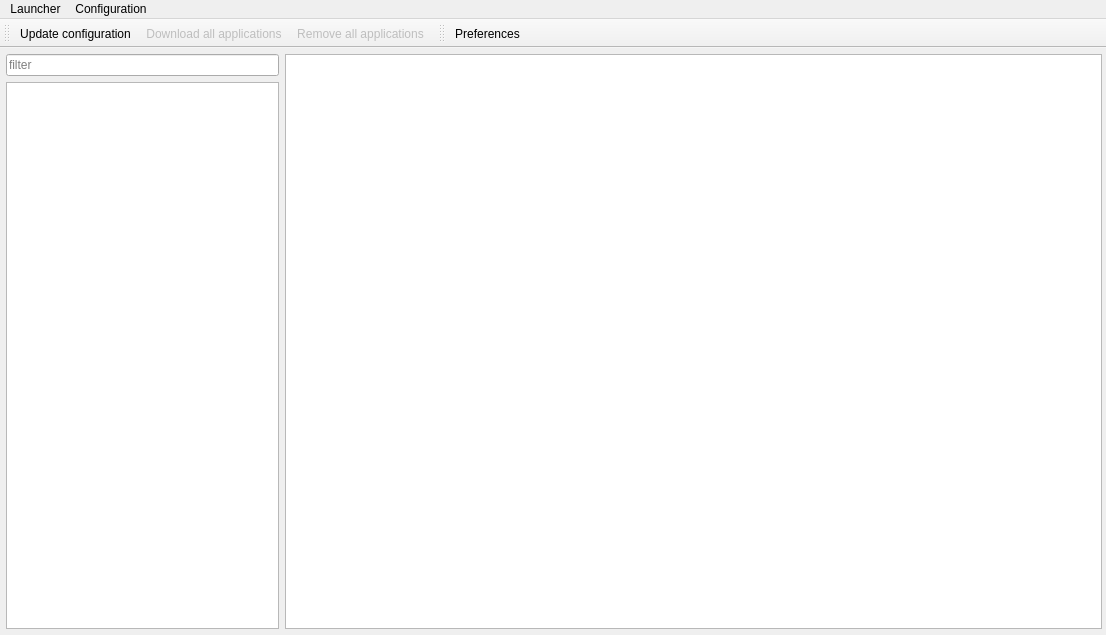
<?xml version="1.0" encoding="UTF-8"?>
<ui version="4.0">
 <class>MainWindow</class>
 <widget class="QMainWindow" name="MainWindow">
  <property name="geometry">
   <rect>
    <x>0</x>
    <y>0</y>
    <width>1106</width>
    <height>635</height>
   </rect>
  </property>
  <property name="minimumSize">
   <size>
    <width>550</width>
    <height>250</height>
   </size>
  </property>
  <property name="windowTitle">
   <string>MainWindow</string>
  </property>
  <property name="windowIcon">
   <iconset resource="icons.qrc">
    <normaloff>:/Icons/launcher.png</normaloff>:/Icons/launcher.png</iconset>
  </property>
  <widget class="QWidget" name="centralWidget">
   <layout class="QGridLayout" name="gridLayout" columnstretch="1,3">
    <property name="leftMargin">
     <number>6</number>
    </property>
    <property name="topMargin">
     <number>6</number>
    </property>
    <property name="rightMargin">
     <number>4</number>
    </property>
    <property name="bottomMargin">
     <number>6</number>
    </property>
    <item row="0" column="1" rowspan="3">
     <widget class="QStackedWidget" name="stackedWidget">
      <property name="currentIndex">
       <number>0</number>
      </property>
      <widget class="QWidget" name="page">
       <layout class="QHBoxLayout" name="horizontalLayout_2">
        <property name="leftMargin">
         <number>0</number>
        </property>
        <property name="topMargin">
         <number>0</number>
        </property>
        <property name="rightMargin">
         <number>0</number>
        </property>
        <property name="bottomMargin">
         <number>0</number>
        </property>
        <item>
         <widget class="QTextBrowser" name="textBrowser">
          <property name="focusPolicy">
           <enum>Qt::NoFocus</enum>
          </property>
          <property name="acceptRichText">
           <bool>false</bool>
          </property>
          <property name="openLinks">
           <bool>false</bool>
          </property>
         </widget>
        </item>
       </layout>
      </widget>
      <widget class="QWidget" name="page_2">
       <layout class="QHBoxLayout" name="horizontalLayout_3">
        <property name="leftMargin">
         <number>0</number>
        </property>
        <property name="topMargin">
         <number>0</number>
        </property>
        <property name="rightMargin">
         <number>0</number>
        </property>
        <property name="bottomMargin">
         <number>0</number>
        </property>
        <item>
         <widget class="QTableWidget" name="tableWidget">
          <property name="focusPolicy">
           <enum>Qt::NoFocus</enum>
          </property>
          <property name="styleSheet">
           <string notr="true">QComboBox {margin-top: 7px; margin-bottom: 7px; padding-left: 5px;}
QLabel {padding-left: 4px;padding-right: 4px;}</string>
          </property>
          <property name="editTriggers">
           <set>QAbstractItemView::NoEditTriggers</set>
          </property>
          <property name="tabKeyNavigation">
           <bool>false</bool>
          </property>
          <property name="selectionMode">
           <enum>QAbstractItemView::NoSelection</enum>
          </property>
          <property name="selectionBehavior">
           <enum>QAbstractItemView::SelectRows</enum>
          </property>
          <property name="cornerButtonEnabled">
           <bool>false</bool>
          </property>
          <attribute name="horizontalHeaderHighlightSections">
           <bool>false</bool>
          </attribute>
          <attribute name="verticalHeaderVisible">
           <bool>false</bool>
          </attribute>
          <attribute name="verticalHeaderHighlightSections">
           <bool>false</bool>
          </attribute>
          <attribute name="verticalHeaderMinimumSectionSize">
           <number>16</number>
          </attribute>
          <column>
           <property name="text">
            <string>Application</string>
           </property>
          </column>
          <column>
           <property name="text">
            <string>Installed Version</string>
           </property>
          </column>
          <column>
           <property name="text">
            <string>Avalible Version</string>
           </property>
          </column>
          <column>
           <property name="text">
            <string/>
           </property>
          </column>
         </widget>
        </item>
       </layout>
      </widget>
     </widget>
    </item>
    <item row="1" column="0" rowspan="2">
     <widget class="QListView" name="listView">
      <property name="focusPolicy">
       <enum>Qt::NoFocus</enum>
      </property>
      <property name="editTriggers">
       <set>QAbstractItemView::NoEditTriggers</set>
      </property>
      <property name="selectionBehavior">
       <enum>QAbstractItemView::SelectRows</enum>
      </property>
      <property name="iconSize">
       <size>
        <width>32</width>
        <height>32</height>
       </size>
      </property>
      <property name="resizeMode">
       <enum>QListView::Fixed</enum>
      </property>
     </widget>
    </item>
    <item row="0" column="0">
     <widget class="QLineEdit" name="lineEdit_search">
      <property name="placeholderText">
       <string>filter</string>
      </property>
      <property name="clearButtonEnabled">
       <bool>true</bool>
      </property>
     </widget>
    </item>
   </layout>
  </widget>
  <widget class="QMenuBar" name="menuBar">
   <property name="geometry">
    <rect>
     <x>0</x>
     <y>0</y>
     <width>1106</width>
     <height>21</height>
    </rect>
   </property>
   <widget class="QMenu" name="menuConfiguration">
    <property name="title">
     <string>Configuration</string>
    </property>
    <addaction name="action_updateConfiguration"/>
    <addaction name="action_downloadAll"/>
    <addaction name="action_removeAll"/>
   </widget>
   <widget class="QMenu" name="menuLauncher">
    <property name="title">
     <string>Launcher</string>
    </property>
    <addaction name="actionPreferences"/>
   </widget>
   <addaction name="menuLauncher"/>
   <addaction name="menuConfiguration"/>
  </widget>
  <widget class="QToolBar" name="toolBar_actions">
   <property name="windowTitle">
    <string>toolBar</string>
   </property>
   <attribute name="toolBarArea">
    <enum>TopToolBarArea</enum>
   </attribute>
   <attribute name="toolBarBreak">
    <bool>false</bool>
   </attribute>
   <addaction name="action_updateConfiguration"/>
   <addaction name="action_downloadAll"/>
   <addaction name="action_removeAll"/>
  </widget>
  <widget class="QToolBar" name="toolBar_preferences">
   <property name="windowTitle">
    <string>toolBar_2</string>
   </property>
   <attribute name="toolBarArea">
    <enum>TopToolBarArea</enum>
   </attribute>
   <attribute name="toolBarBreak">
    <bool>false</bool>
   </attribute>
   <addaction name="actionPreferences"/>
  </widget>
  <action name="action_updateConfiguration">
   <property name="icon">
    <iconset resource="icons.qrc">
     <normaloff>:/Icons/refresh.png</normaloff>:/Icons/refresh.png</iconset>
   </property>
   <property name="text">
    <string>Update configuration</string>
   </property>
   <property name="shortcut">
    <string>F5, Ctrl+R</string>
   </property>
   <property name="shortcutContext">
    <enum>Qt::ApplicationShortcut</enum>
   </property>
  </action>
  <action name="action_downloadAll">
   <property name="enabled">
    <bool>false</bool>
   </property>
   <property name="icon">
    <iconset resource="icons.qrc">
     <normaloff>:/Icons/download.png</normaloff>:/Icons/download.png</iconset>
   </property>
   <property name="text">
    <string>Download all applications</string>
   </property>
   <property name="toolTip">
    <string>Download all applications</string>
   </property>
  </action>
  <action name="action_removeAll">
   <property name="enabled">
    <bool>false</bool>
   </property>
   <property name="icon">
    <iconset resource="icons.qrc">
     <normaloff>:/Icons/delete.png</normaloff>:/Icons/delete.png</iconset>
   </property>
   <property name="text">
    <string>Remove all applications</string>
   </property>
   <property name="toolTip">
    <string>Remove all applications</string>
   </property>
  </action>
  <action name="actionPreferences">
   <property name="icon">
    <iconset resource="icons.qrc">
     <normaloff>:/Icons/settings.png</normaloff>:/Icons/settings.png</iconset>
   </property>
   <property name="text">
    <string>Preferences</string>
   </property>
   <property name="toolTip">
    <string>Launcher preferences</string>
   </property>
  </action>
 </widget>
 <layoutdefault spacing="6" margin="11"/>
 <resources>
  <include location="icons.qrc"/>
 </resources>
 <connections/>
</ui>
